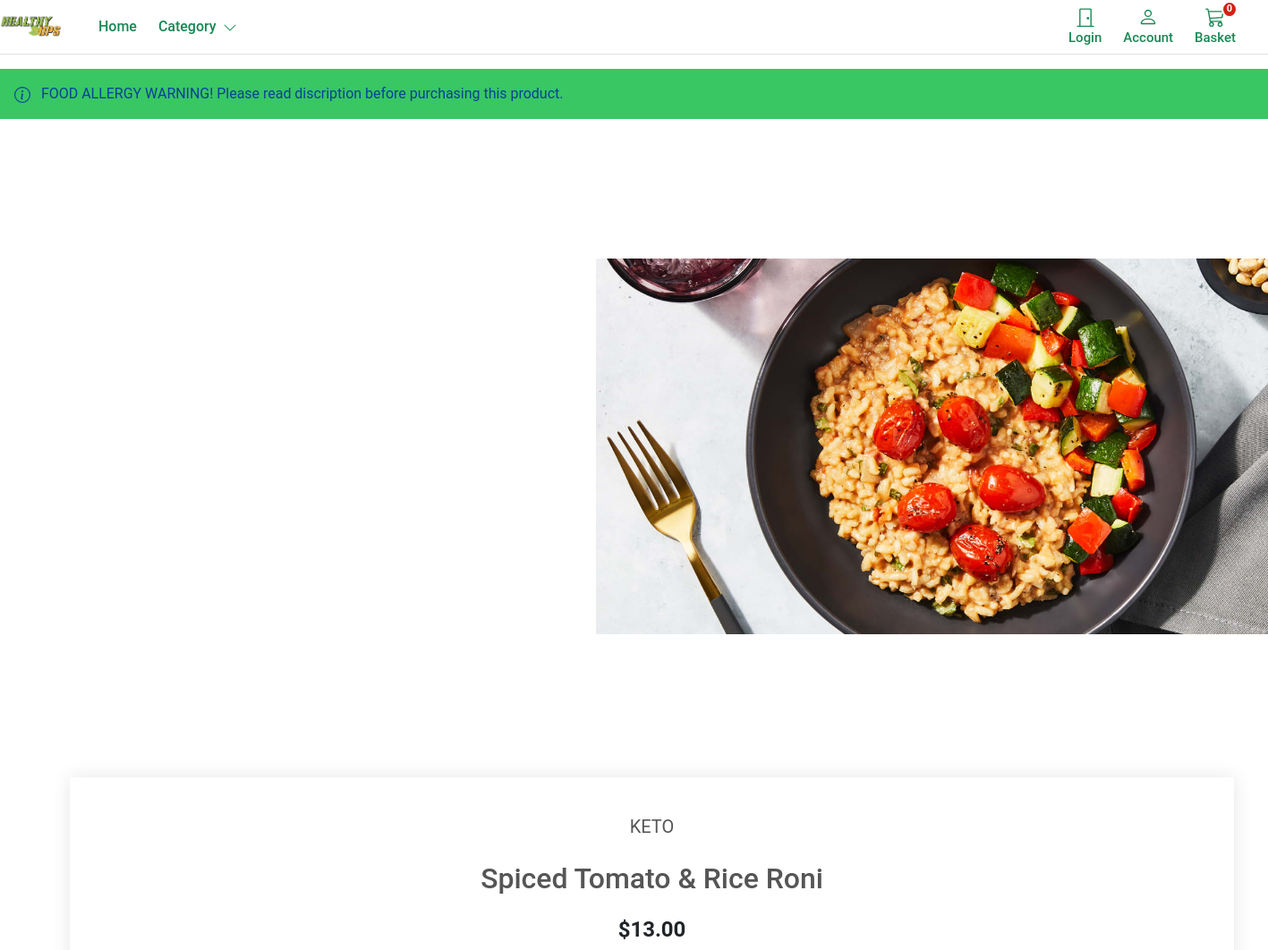
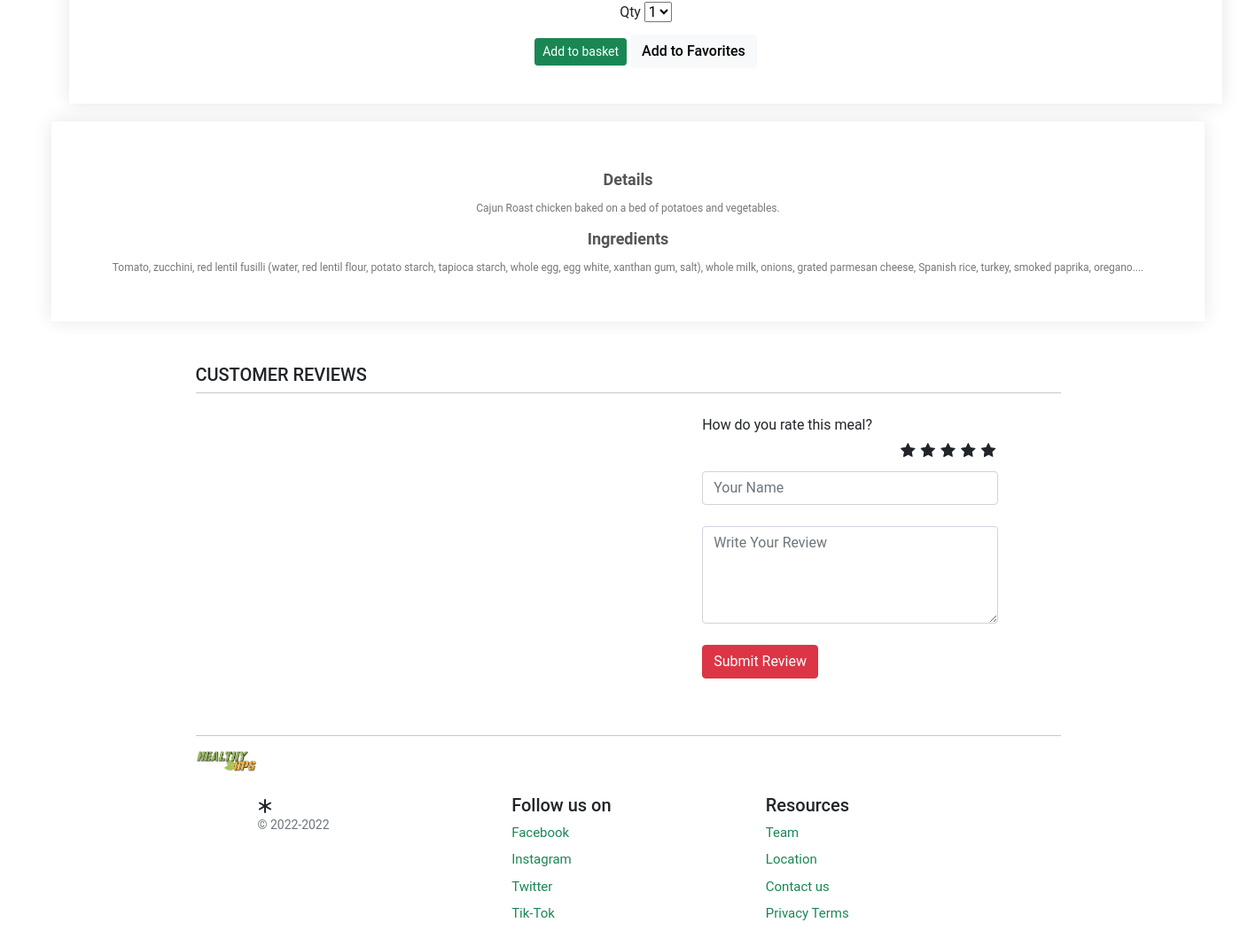
/spiced-tomato-rice-roni, run on the app's committed database (2 pictures, top to bottom).
### store/models.py (models this page shows, shortened)
class Product(models.Model):
    category = models.ForeignKey(Category, related_name='product', on_delete=models.CASCADE)
    created_by = models.ForeignKey(settings.AUTH_USER_MODEL, on_delete=models.CASCADE, related_name='product_creator') #who is this product creator record
    title = models.CharField(max_length=255) # title for product
    author = models.CharField(max_length=255, default='admin') #category of sproduct
    description= models.TextField(blank=True) #discription of the product
    image = models.ImageField(upload_to='images/', default = 'images/default.png') #upload img and allow us to upload
    slug = models.SlugField(max_length=255, unique=True) #
    price = models.DecimalField(max_digits=4, decimal_places=2)
    vegan = models.BooleanField(default=True)
    keto= models.BooleanField (default=True)
    lowCarb= models.BooleanField (default=True) #manages stock of product stock or out of stock
    in_stock = models.BooleanField(default=True)
    is_active = models.BooleanField(default=True)
    created = models.DateTimeField(auto_now_add=True)#used when we add a product
    updated = models.DateTimeField(auto_now=True)#used when we update a product and we want record
    objects = models.Manager()
    products = ProductManager()
    class Meta:
        verbose_name_plural = 'Products'#how we want to order products and details
        ordering = ('-created',)

### store/views.py (the view)
# urls.py: path('<slug:slug>', views.product_detail, name='product_detail'),#detailed view of all products
def product_detail(request, slug):
    product = get_object_or_404(Product, slug=slug, in_stock=True)
    reviews = Review.objects.filter(product=product).order_by('-id')
    print (slug)
    return render(request, 'store/products/single.html', {'product': product})

### basket/basket.py (called while the page is built)
    def __len__(self):
        return sum(item['qty'] for item in self.basket.values())

### basket/context_processors.py (called while the page is built)
def basket(request):
    return {'basket': Basket(request)}

### store/context_processors.py (called while the page is built)
def categories(request):
    return {
        'categories': Category.objects.all()
    }

### store/models.py (called while the page is built)
    def get_absolute_url(self):
        return reverse('store:category_list', args=[self.slug])

### templates/store/products/single.html (shortened to what this page needs)
{% extends "store/base.html" %}
{% load static %}
{% block content %}
<div class="small-container single-product">
    <div class="alert alert-primary fw600 rounded-0 border-0 py-3" role="alert">
       FOOD ALLERGY WARNING! Please read discription before purchasing this product.
    </div>
    <div class="row">
        <div class="col-1">
            <img src="{{ product.image.url }}">
        </div>
        <div class="col-21">
            <p>KETO</p>
            <h1>{{ product.title }}</h1>
            <div class="price"><span class="h4 fw-bold">${{ product.price }}</span></div>
            <label for="select">Qty</label>
                                <select id="select">
                                    <option value="1">1</option>
                                </select>
                                <div class="add-to-basket">
                                    <button type="button" id="add-button" value="{{product.id}}" class="btn btn-success btn-sm">Add to basket</button>
                                    <button type="button" id="add-button" value="{{product.id}}" class="btn btn-light fw500">Add to Favorites</button>
                                </div>
        </div>
        <div class="col-22">
            <h3>Details</h3>
            <p>Cajun Roast chicken baked on a bed of potatoes and vegetables.</p>
            <h3>Ingredients</h3>
            <p>{{ product.description|slice:":500" }}...</p>
        </div>
        </div>
    </div>
</div>
<div class="container mt-5">
    <h5 class="text-uppercase font-weight-bold">Customer Reviews</h5>
    <hr class="mt-0 pt-0">
    <div class="row">
        <div class="col-sm-7 mt-2">
        </div>
        <div class="col-sm-5 mt-2">
            <form class="col s12" method="POST" action="" role="form">
                <label>How do you rate this meal?</label>
                    <div class="rate">
                        <input type="radio" name="rate" id="rating10" value="5" required><label for="rating10" title="5"></label>
                        <input type="radio" name="rate" id="rating8" value="4" required><label for="rating8" title="4"></label>
                        <input type="radio" name="rate" id="rating6" value="3" required><label for="rating6" title="3"></label>
                        <input type="radio" name="rate" id="rating4" value="2" required><label for="rating4" title="2"></label>
                        <input type="radio" name="rate" id="rating2" value="1" required><label for="rating2" title="1"></label>
                    </div>
                    <input type="text" class="form-control" name="subject" placeholder="Your Name">
                    <br>
                    <textarea name="review" rows="4" class="form-control" placeholder="Write Your Review"></textarea>
                    <br>
                    <input type="submit" value="Submit Review" class="btn btn-danger btn-md m-0" >
                    <br>
                </div>
        </div>
    </div>
{% endblock %}

### static/core/css/base.css (style rules this page uses)
@media (min-width: 1000px) { .container { max-width: 1000px; } }
.alert-primary { background-color: #38c763; }
html, body, p, div { letter-spacing: -0.02px; font-family: 'Roboto', sans-serif; }
.fw500 { font-weight: 500; }

### templates/store/products/single.html (style rules this page uses)
.row { display: flex; flex-wrap: wrap; justify-content: space-around; padding-left: 70px; padding-right: 70px; }
.single-product { margin-top: auto; }
.single-product .col-1 { display: flex; align-items: center; justify-content: space-around; }
.single-product .col-1 img { height: 60%; }
.col-1 { display: flex; align-items: center; justify-content: space-between; }
.single-product .col-21 { text-align: center; padding: 40px 20px; margin: 20px; box-shadow: 0 0 20px 0px rgba(0,0,0,0.1); }
.single-product .col-22 { text-align: center; padding: 40px 20px; box-shadow: 0 0 20px 0px rgba(0,0,0,0.1); }
.col-21 { padding-left: 50px; padding-right: 500px; }
.col-21 h1 { font-size: 32px; margin: 24px 0; color: #555; }
.col-21 p { font-size: 20px; padding: 0px; color: #555; }
.col-22 p { font-size: 12px; margin: 12px 0; color: #777; }
.col-22 h3 { font-weight: 600; color: #555; font-size: 18px; margin-top: 15px; }
.price { margin-bottom: 10px; }
.add-to-basket { margin-top: 13px; }
.rate { margin-bottom: 2.5rem; border: 0; }
.rate > label { float: right; }
.rate > label:before { display: inline-block; font-size: 1.1rem; font-family: FontAwesome; content: "\f005"; margin: 0; padding: 0.3rem .2rem; cursor: pointer; }

### data on the page
Product: image (picture), title "Spiced Tomato & Rice Roni", price "13.00", description "Tomato, zucchini, red lentil fusilli (water, red lentil flour, potato starch, tapioca starch, whole egg, egg white, xanthan gum, salt), whole milk, onions, grated parmesan cheese, Spanish rice, turkey, smoked paprika, oregano."
